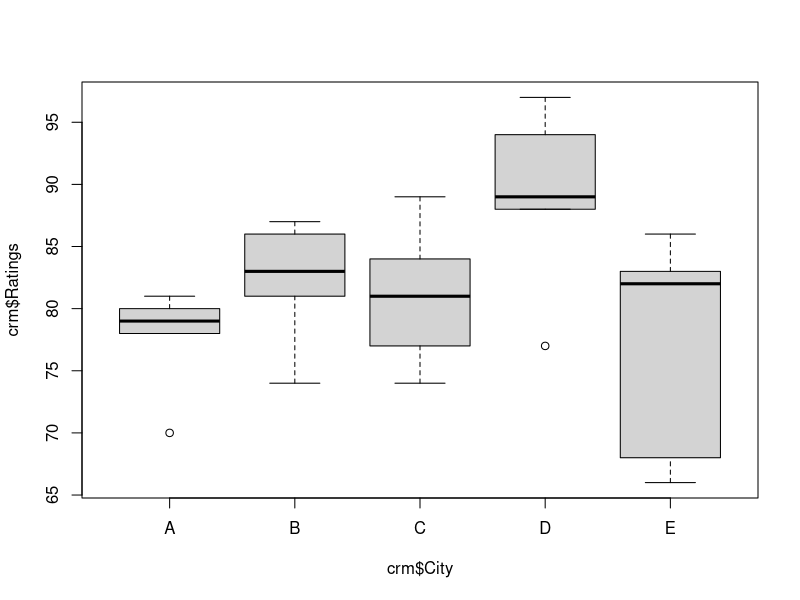
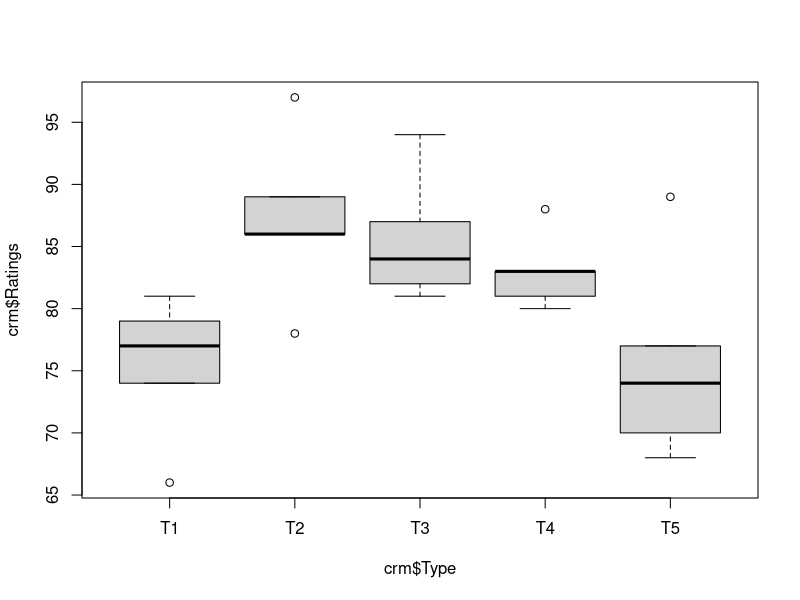
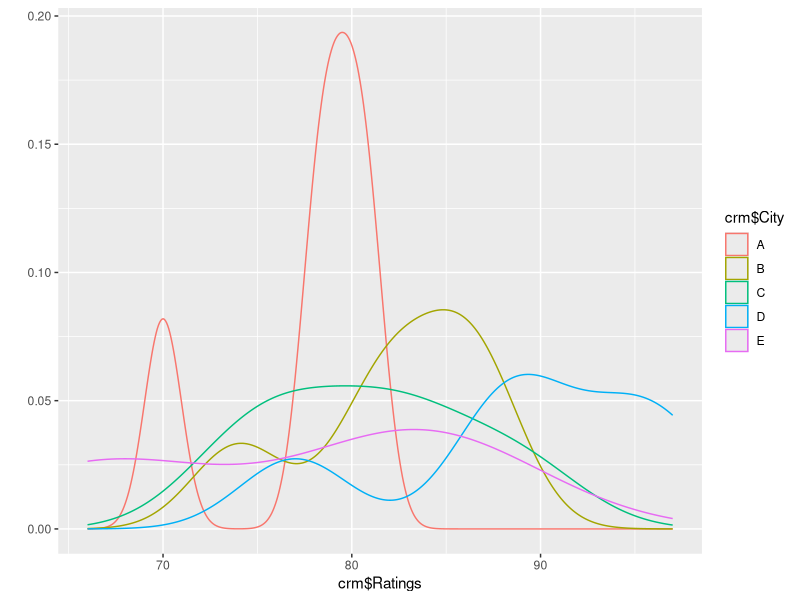
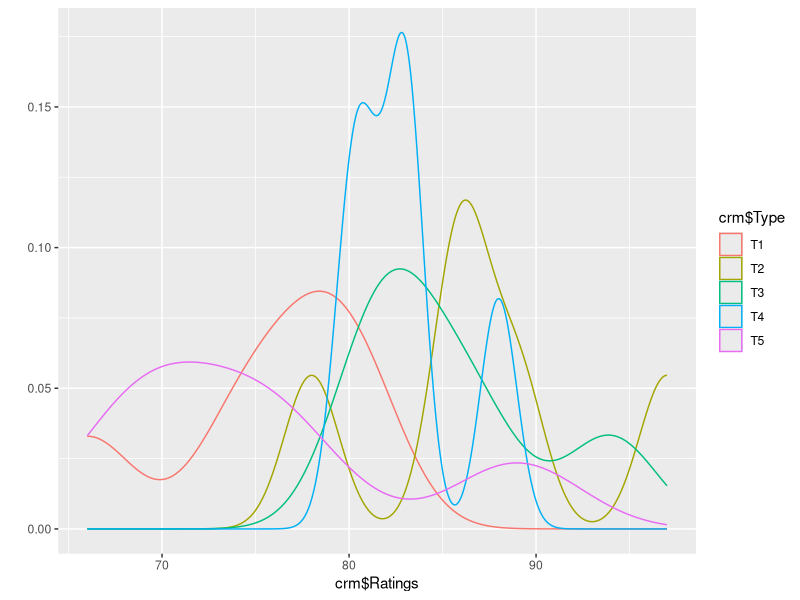
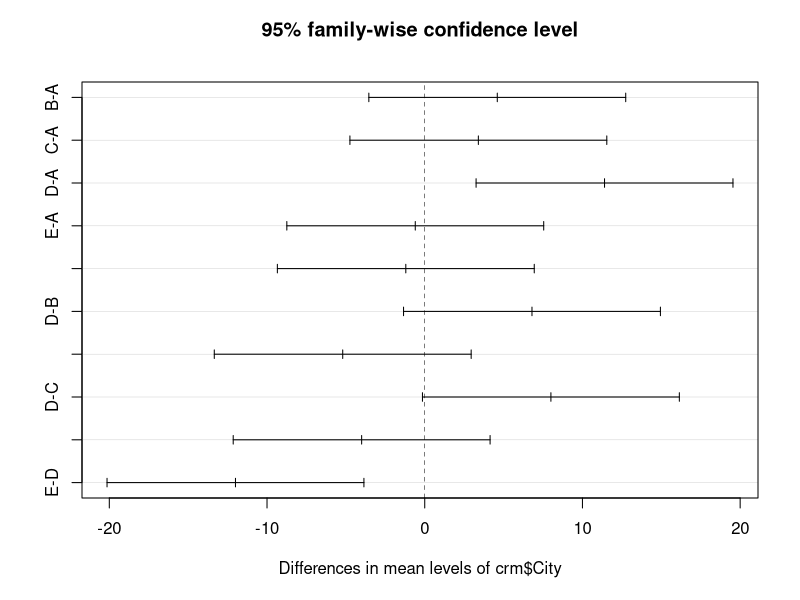
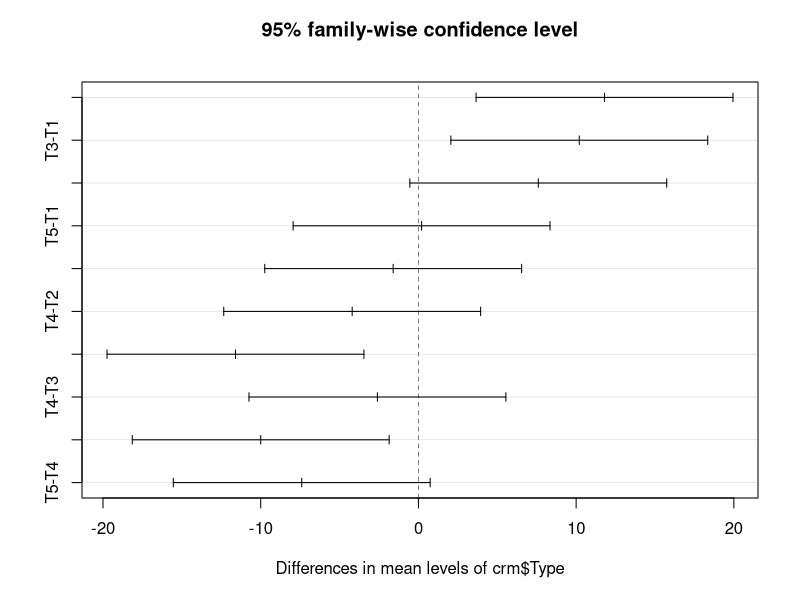
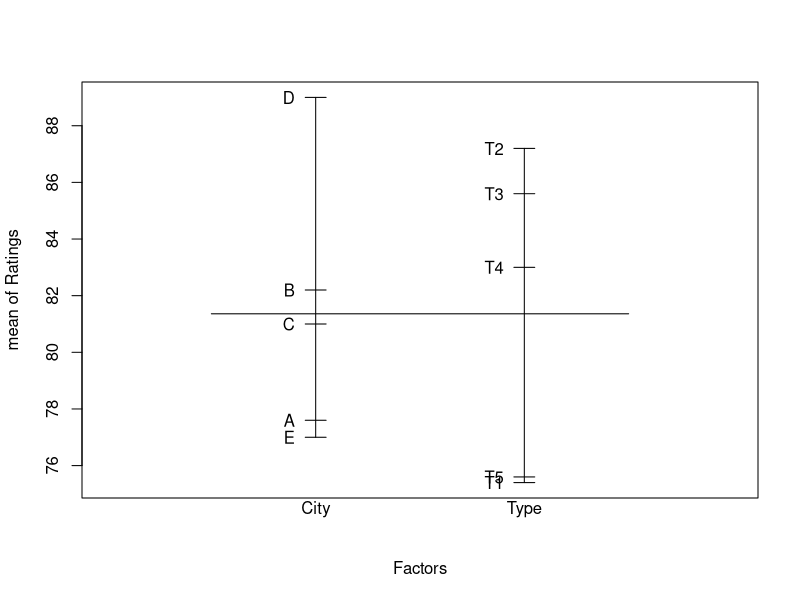
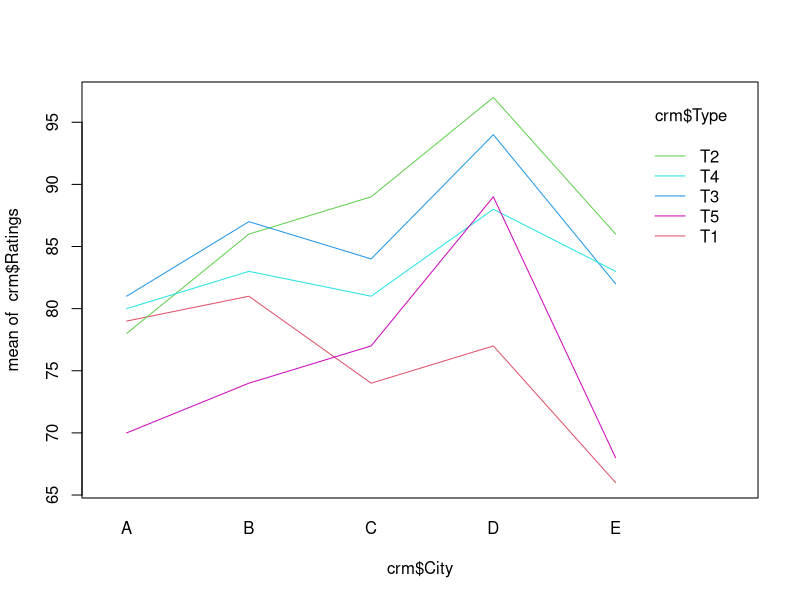

Here is the R script that generated these plots, in order:
require(haven)
require(labelled)
require(ggplot2)
require(psych)
require(data.table)

setwd("~/Rscripts/annova")

crm <- read_sav("datafiles/CRM.sav")

# convert list to data table
crm.table <- data.table(crm)

# Identity the factor and convert the data type to be a factor, else aov won't give correct results.
crm$City = to_factor(crm$City)
crm$Type = to_factor(crm$Type)

# Plot the boxplot for groups by channel no
boxplot(crm$Ratings ~ crm$City)
boxplot(crm$Ratings ~ crm$Type)

# Super imposed denisty plot by factor
qplot(crm$Ratings, colour=crm$City, data=crm, geom="density")
qplot(crm$Ratings, colour=crm$Type, data=crm, geom="density")

# Get the descritives table by each group
#describeBy(ban, bank$BankType)

# Get the annova table
crm.aov <- aov(crm$Ratings ~ crm$City + crm$Type, data = crm)
summary(crm.aov)

# Now run tukey's range test to analyze variations in means across individual groups
tk <- TukeyHSD(crm.aov)

# List the tukey's table
tk

# Plot to see variations in the means for each group pair
plot(tk)

# Get the means plot
plot.design(crm)

# Get the interaction plot
interaction.plot(crm$City, crm$Type, crm$Ratings, col=2:7, lty=1)
